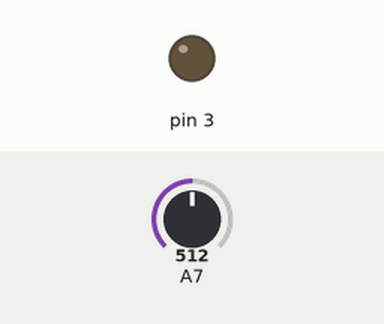
Bench run of a sketch on a simulated Arduino Uno, built for the host (arithmetic inside an expression is 32-bit, double 64-bit). On the bench: output pins drawn as LEDs (lit = HIGH). The test bench sets the inputs (shaded band); at power-on: A7 = 512.

Above: at 0.1 s.
At 1.1 s:
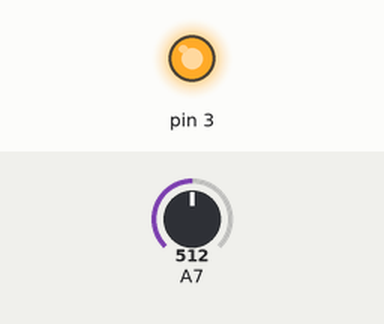
Timing chart, 0 to 2.6 s (numbered marks = the images above):
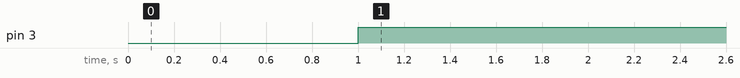

The sketch:

AVR64DD32.ino
```cpp
#include <SoftwareSerial.h>

SoftwareSerial mySerial(PIN_PD5, PIN_PD4); // RX, TX
int sensorValue = 0;  // value read from the pot
void setup() {
  pinMode(PIN_PD3,OUTPUT);
   // Open serial communications and wait for port to open:
  Serial.begin(57600);
  // while (!Serial) {
  //   ; // wait for serial port to connect. Needed for native USB port only
  // }
    // set the data rate for the SoftwareSerial port
  mySerial.begin(4800);
}

void loop() {

 //读取adc值
 sensorValue=analogRead (PIN_PD7);
 float voltage= sensorValue * (3.3 / 1023.0);
 float tem=(voltage-0.5)*100;
  delay(1000);
  if(tem>40)
  {
    digitalWrite(PIN_PD3,HIGH);

  }
  else
  {
      digitalWrite(PIN_PD3,LOW);

  }
 mySerial.println(tem);
}
```

Measured:
- by itself, pin 3: LOW → HIGH at 1.0 s
